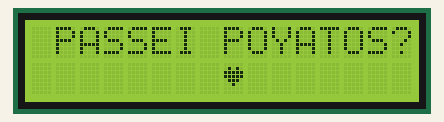
The sketch below on a simulated Arduino Uno, built with avr-gcc and run on an emulated ATmega328P. On the bench: 16×2 character LCD.

Above: at 0.21 s.

The sketch:

pedido_de_aprova_o_202210011.ino
```cpp
#include <LiquidCrystal.h>

LiquidCrystal lcd(2,3,4,6,7,8,9,10,11,12,13);

byte coracao[8] = {
0b00000,
0b01010,
0b11111,
0b11111,
0b01110,
0b00100,
0b00000,
0b00000
};

void setup() {
lcd.begin (16,2);
lcd.setCursor(1,0);
lcd.print("PASSEI POYATOS?");
lcd.createChar(1, coracao);
}

void loop() {
lcd.setCursor(8,1);
lcd.write(1);
delay(300);
lcd.setCursor(8,1);
lcd.print(" ");
delay(300);
}
```
